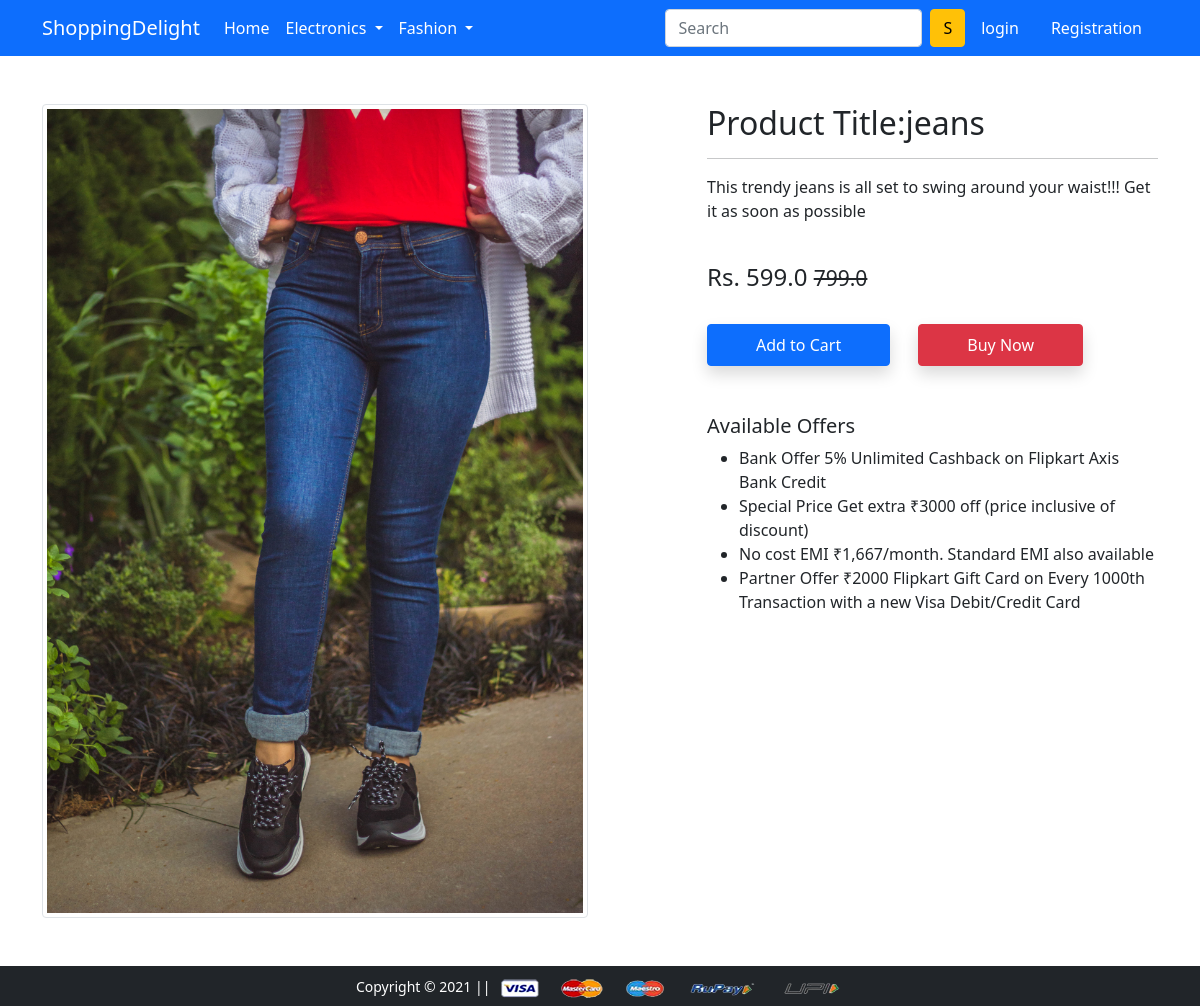
Screenshot of /product-detail/1 with the database file from the repository.
### app/models.py (models this page shows, shortened)
class Product(models.Model):
    title = models.CharField(max_length=100)
    selling_price = models.FloatField()
    discounted_price = models.FloatField()
    description = models.TextField()
    brand = models.CharField(max_length=100)
    category = models.CharField( choices= CATEGORY_CHOICES ,max_length=2)
    product_image = models.ImageField(upload_to='productimg')

### app/views.py (the view)
# urls.py: path('product-detail/<int:pk>', views.ProductDetailView.as_view(), name='product-detail'),
class ProductDetailView(View):
 def get(self, request, pk):
  product = Product.objects.get(pk=pk)
  return render (request, 'app/productdetail.html',{'product' :product})

### app/templates/app/productdetail.html (shortened to what this page needs)
{% extends 'app/base.html' %}
{% load static %}
{% block main-content %}
<div class="container my-5">
 <div class="row">
  <div class="col-sm-6 text-center align-self-center">
   <img src="{{product.product_image.url}}" alt="" class="img-fluid img-thumbnail">
  </div>
  <div class="col-sm-5 offset-sm-1">
   <h2>Product Title:{{product.title}}</h2>
   <hr>
   <p>{{product.description}}</p> <br>
   <h4>Rs. {{product.discounted_price}} <small class="fw-light text-decoration-line-through">{{product.selling_price}}</small></h4> <br>
   <a href="{% url 'add-to-cart' %}" class="btn btn-primary shadow px-5 py-2">Add to Cart</a>
   <a href="{% url 'buy-now' %}" class="btn btn-danger shadow px-5 py-2 ms-4">Buy Now</a>
   <h5 class="mt-5">Available Offers</h5>
   <ul>
    <li>Bank Offer 5% Unlimited Cashback on Flipkart Axis Bank Credit</li>
    <li>Special Price Get extra ₹3000 off (price inclusive of discount)</li>
    <li>No cost EMI ₹1,667/month. Standard EMI also available</li>
    <li>Partner Offer ₹2000 Flipkart Gift Card on Every 1000th Transaction with a new Visa Debit/Credit Card</li>
   </ul>
  </div>
 </div>
</div>
{% endblock main-content %}

### rows the page displays
Product: product_image (picture), title "jeans", description "This trendy jeans is all set to swing around your waist!!! Get it as soon as possible", discounted_price "599.0", selling_price "799.0"
